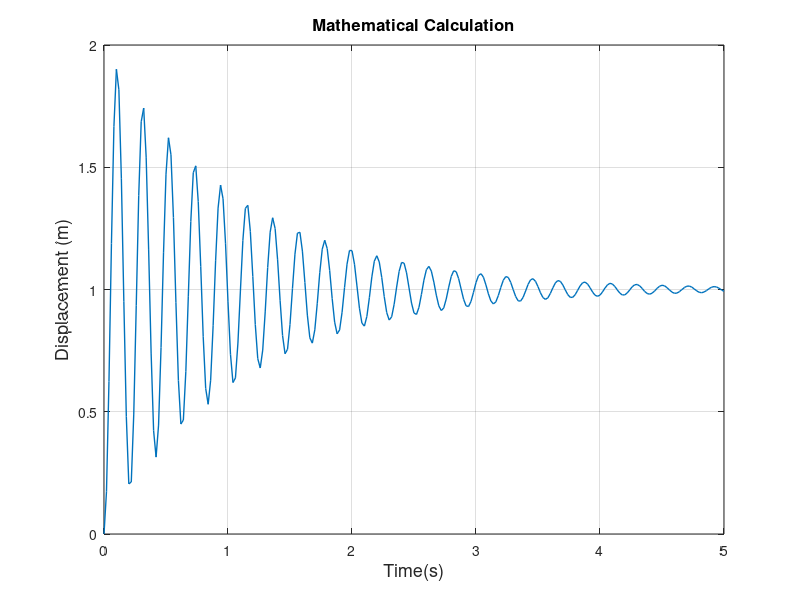

Write MATLAB code to recreate this figure. (Note: this script raises an error after producing the figure.)
clear;
clc;

%% Mathematical 
y=zeros(251,1);
t=0:0.02:5;

for k=0:250;
    t1=t(1,k+1);
    y(k+1,1)=1-(exp(-0.9*t1))*( cos(30*t1) + 0.03*sin(30*t1) );
end

figure(1);
plot(t,y,'linewidth',1)
grid on
xlabel('Time(s)','fontsize',13);
ylabel('Displacement (m)','fontsize',13);
title('Mathematical Calculation','fontsize',12)
    
%%
clear;
%By Runge Kutta method

x0=0.1;
dotx0=0.2;
x00=[x0,dotx0];
t=0:0.02:5;
[t,x]=ode23('M4_2_function',t,x00);

X=fft(x(:,1));
N=length(X);
M=floor(N/2);
fHZ=(1/max(t))*[0:M-1];

figure(2);
plot(fHZ,abs(X(1:M)))
xlabel('Frequency (Hz)','fontsize',13);
ylabel('Magnitude','fontsize',13);
grid on

figure(3);
plot(t,x(:,1),'r');
grid on
xlabel('Time(s)','fontsize',13);
ylabel('Displacement (m)','fontsize',13);
title('By Runge Kutta method','fontsize',12);







